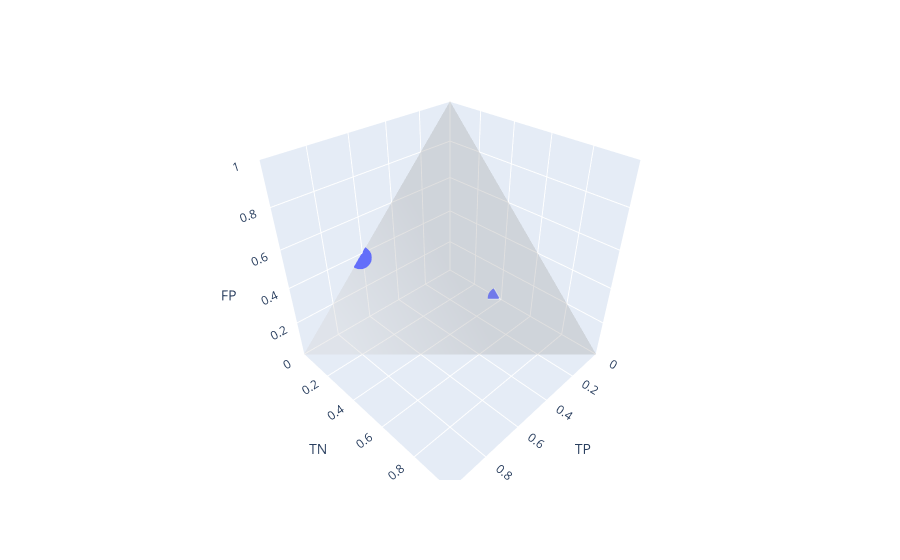

Notebook code for this chart:
### Code cell
fig = px.scatter_3d(coords, 
                    x='TP',
                    y='TN',
                    z='FP',
                    size_max=18,
                    hover_name ='threshold',
                    range_x=[0,1], 
                    range_y=[0,1],
                    range_z=[0,1]) 


fig.add_trace(go.Figure(data=[
    go.Mesh3d(
        x=[0, 0, 0, 1], 
        y=[0, 0, 1, 0],
        z=[0, 1, 0, 0],

        
        color ='lightgrey',
        
        # Intensity of each vertex, which will be interpolated and color-coded
        #intensity=[0, 0.33, 0.66, 1],
        
        opacity = 0.2, #for transparency
        
        # i, j and k sono i vertici dei triangoli
        # here we represent the 4 triangles of the tetrahedron surface
        i=[0, 0, 0, 1],
        j=[1, 2, 3, 2],
        k=[2, 3, 1, 3],
        name='y',
        showscale=True
    )
]).data[0])


#QUI HO LO STESSO PROBLEMA CHE VOGLIO LA LINEA NON I PUNTI, NON STO RIUSCENDO ma mi sembra risolvibile 
#-> TODO ma una volta risolto sopra qui sarà lo stesso

### Figure 1 — Plotly figure (JSON) as saved in the notebook; plotly's stock layout.template omitted (floating-point values rounded to 4 significant figures)
{"data": [{"hovertemplate": "<b>%{hovertext}</b><br><br>TP=%{x}<br>TN=%{y}<br>FP=%{z}<extra></extra>", "hovertext": [0, 0.01, 0.02, 0.03, 0.04, 0.05, 0.06, 0.07, 0.08, 0.09, 0.1, 0.11, 0.12, 0.13, 0.14, 0.15, 0.16, 0.17, 0.18, 0.19, 0.2, 0.21, 0.22, 0.23, 0.24, 0.25, 0.26, 0.27, 0.28, 0.29, 0.3, 0.31, 0.32, 0.33, 0.34, 0.35, 0.36, 0.37, 0.38, 0.39, 0.4, 0.41, 0.42, 0.43, 0.44, 0.45, 0.46, 0.47, 0.48, 0.49, 0.5, 0.51, 0.52, 0.53, 0.54, 0.55, 0.56, 0.57, 0.58, 0.59, 0.6, 0.61, 0.62, 0.63, 0.64, 0.65, 0.66, 0.67, 0.68, 0.69, 0.7, 0.71, 0.72, 0.73, 0.74, 0.75, 0.76, 0.77, 0.78, 0.79, 0.8, 0.81, 0.82, 0.83, 0.84, 0.85, 0.86, 0.87, 0.88, 0.89, 0.9, 0.91, 0.92, 0.93, 0.94, 0.95, 0.96, 0.97, 0.98, 0.99, 1], "legendgroup": "", "marker": {"color": "#636efa", "symbol": "circle"}, "mode": "markers", "name": "", "scene": "scene", "showlegend": false, "type": "scatter3d", "x": [0.6172, 0, 0, 0, 0, 0, 0, 0, 0, 0, 0, 0, 0, 0, 0, 0, 0, 0, 0, 0, 0, 0, 0, 0, 0, 0, 0, 0, 0, 0, 0, 0, 0, 0, 0, 0, 0, 0, 0, 0, 0, 0, 0, 0, 0, 0, 0, 0, 0, 0, 0, 0, 0, 0, 0, 0, 0, 0, 0, 0, 0, 0, 0, 0, 0, 0, 0, 0, 0, 0, 0, 0, 0, 0, 0, 0, 0, 0, 0, 0, 0, 0, 0, 0, 0, 0, 0, 0, 0, 0, 0, 0, 0, 0, 0, 0, 0, 0, 0, 0, 0], "y": [0, 0.3828, 0.3828, 0.3828, 0.3828, 0.3828, 0.3828, 0.3828, 0.3828, 0.3828, 0.3828, 0.3828, 0.3828, 0.3828, 0.3828, 0.3828, 0.3828, 0.3828, 0.3828, 0.3828, 0.3828, 0.3828, 0.3828, 0.3828, 0.3828, 0.3828, 0.3828, 0.3828, 0.3828, 0.3828, 0.3828, 0.3828, 0.3828, 0.3828, 0.3828, 0.3828, 0.3828, 0.3828, 0.3828, 0.3828, 0.3828, 0.3828, 0.3828, 0.3828, 0.3828, 0.3828, 0.3828, 0.3828, 0.3828, 0.3828, 0.3828, 0.3828, 0.3828, 0.3828, 0.3828, 0.3828, 0.3828, 0.3828, 0.3828, 0.3828, 0.3828, 0.3828, 0.3828, 0.3828, 0.3828, 0.3828, 0.3828, 0.3828, 0.3828, 0.3828, 0.3828, 0.3828, 0.3828, 0.3828, 0.3828, 0.3828, 0.3828, 0.3828, 0.3828, 0.3828, 0.3828, 0.3828, 0.3828, 0.3828, 0.3828, 0.3828, 0.3828, 0.3828, 0.3828, 0.3828, 0.3828, 0.3828, 0.3828, 0.3828, 0.3828, 0.3828, 0.3828, 0.3828, 0.3828, 0.3828, 0.3828], "z": [0.3828, 0, 0, 0, 0, 0, 0, 0, 0, 0, 0, 0, 0, 0, 0, 0, 0, 0, 0, 0, 0, 0, 0, 0, 0, 0, 0, 0, 0, 0, 0, 0, 0, 0, 0, 0, 0, 0, 0, 0, 0, 0, 0, 0, 0, 0, 0, 0, 0, 0, 0, 0, 0, 0, 0, 0, 0, 0, 0, 0, 0, 0, 0, 0, 0, 0, 0, 0, 0, 0, 0, 0, 0, 0, 0, 0, 0, 0, 0, 0, 0, 0, 0, 0, 0, 0, 0, 0, 0, 0, 0, 0, 0, 0, 0, 0, 0, 0, 0, 0, 0]}, {"color": "lightgrey", "i": [0, 0, 0, 1], "j": [1, 2, 3, 2], "k": [2, 3, 1, 3], "name": "y", "opacity": 0.2, "showscale": true, "type": "mesh3d", "x": [0, 0, 0, 1], "y": [0, 0, 1, 0], "z": [0, 1, 0, 0]}], "layout": {"legend": {"tracegroupgap": 0}, "margin": {"t": 60}, "scene": {"domain": {"x": [0, 1], "y": [0, 1]}, "xaxis": {"range": [0, 1], "title": {"text": "TP"}}, "yaxis": {"range": [0, 1], "title": {"text": "TN"}}, "zaxis": {"range": [0, 1], "title": {"text": "FP"}}}}}
